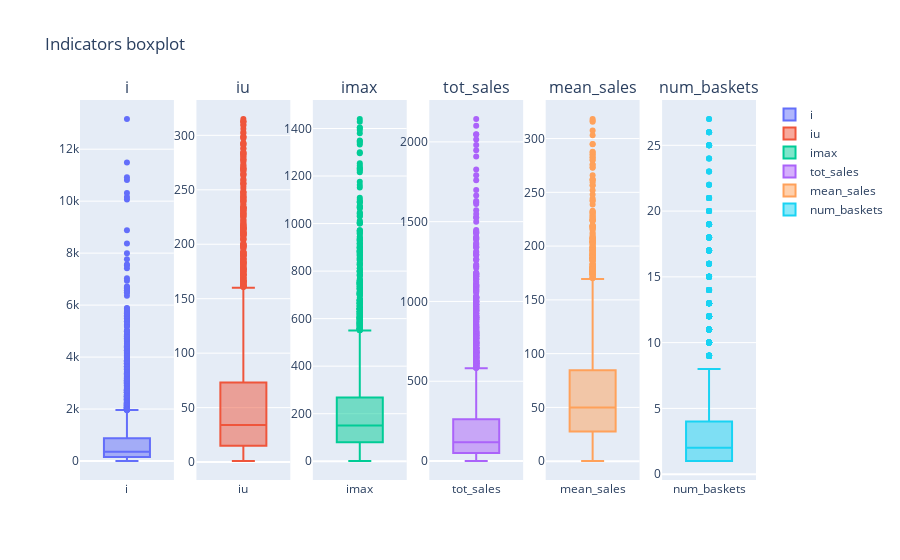

Notebook source saved alongside this figure:
### Code cell
boxplots(df_indicators_no_outlier)

### Figure 1 — Plotly figure (JSON) as saved in the notebook; plotly's stock layout.template omitted (floating-point values rounded to 4 significant figures; data arrays with more than 128 entries replaced by an {"elided": "..."} marker saying what was removed)
{"data": [{"name": "i", "type": "box", "xaxis": "x", "y": {"elided": "4161 int values"}, "yaxis": "y"}, {"name": "iu", "type": "box", "xaxis": "x2", "y": {"elided": "4161 int values"}, "yaxis": "y2"}, {"name": "imax", "type": "box", "xaxis": "x3", "y": {"elided": "4161 int values"}, "yaxis": "y3"}, {"name": "tot_sales", "type": "box", "xaxis": "x4", "y": {"elided": "4161 float values"}, "yaxis": "y4"}, {"name": "mean_sales", "type": "box", "xaxis": "x5", "y": {"elided": "4161 float values"}, "yaxis": "y5"}, {"name": "num_baskets", "type": "box", "xaxis": "x6", "y": {"elided": "4161 int values"}, "yaxis": "y6"}], "layout": {"annotations": [{"font": {"size": 16}, "showarrow": false, "text": "i", "x": 0.06944, "xanchor": "center", "xref": "paper", "y": 1, "yanchor": "bottom", "yref": "paper"}, {"font": {"size": 16}, "showarrow": false, "text": "iu", "x": 0.2417, "xanchor": "center", "xref": "paper", "y": 1, "yanchor": "bottom", "yref": "paper"}, {"font": {"size": 16}, "showarrow": false, "text": "imax", "x": 0.4139, "xanchor": "center", "xref": "paper", "y": 1, "yanchor": "bottom", "yref": "paper"}, {"font": {"size": 16}, "showarrow": false, "text": "tot_sales", "x": 0.5861, "xanchor": "center", "xref": "paper", "y": 1, "yanchor": "bottom", "yref": "paper"}, {"font": {"size": 16}, "showarrow": false, "text": "mean_sales", "x": 0.7583, "xanchor": "center", "xref": "paper", "y": 1, "yanchor": "bottom", "yref": "paper"}, {"font": {"size": 16}, "showarrow": false, "text": "num_baskets", "x": 0.9306, "xanchor": "center", "xref": "paper", "y": 1, "yanchor": "bottom", "yref": "paper"}], "autosize": true, "title": {"text": "Indicators boxplot"}, "xaxis": {"anchor": "y", "autorange": true, "domain": [0, 0.1389], "range": [-0.5, 0.5], "type": "category"}, "xaxis2": {"anchor": "y2", "autorange": true, "domain": [0.1722, 0.3111], "range": [-0.5, 0.5], "type": "category"}, "xaxis3": {"anchor": "y3", "autorange": true, "domain": [0.3444, 0.4833], "range": [-0.5, 0.5], "type": "category"}, "xaxis4": {"anchor": "y4", "autorange": true, "domain": [0.5167, 0.6556], "range": [-0.5, 0.5], "type": "category"}, "xaxis5": {"anchor": "y5", "autorange": true, "domain": [0.6889, 0.8278], "range": [-0.5, 0.5], "type": "category"}, "xaxis6": {"anchor": "y6", "autorange": true, "domain": [0.8611, 1], "range": [-0.5, 0.5], "type": "category"}, "yaxis": {"anchor": "x", "autorange": true, "domain": [0, 1], "range": [-730.2, 13890.0], "type": "linear"}, "yaxis2": {"anchor": "x2", "autorange": true, "domain": [0, 1], "range": [-16.44, 332.4], "type": "linear"}, "yaxis3": {"anchor": "x3", "autorange": true, "domain": [0, 1], "range": [-78.94, 1520.0], "type": "linear"}, "yaxis4": {"anchor": "x4", "autorange": true, "domain": [0, 1], "range": [-118.9, 2262.0], "type": "linear"}, "yaxis5": {"anchor": "x5", "autorange": true, "domain": [0, 1], "range": [-17.5, 335.9], "type": "linear"}, "yaxis6": {"anchor": "x6", "autorange": true, "domain": [0, 1], "range": [-0.4444, 28.44], "type": "linear"}}}
